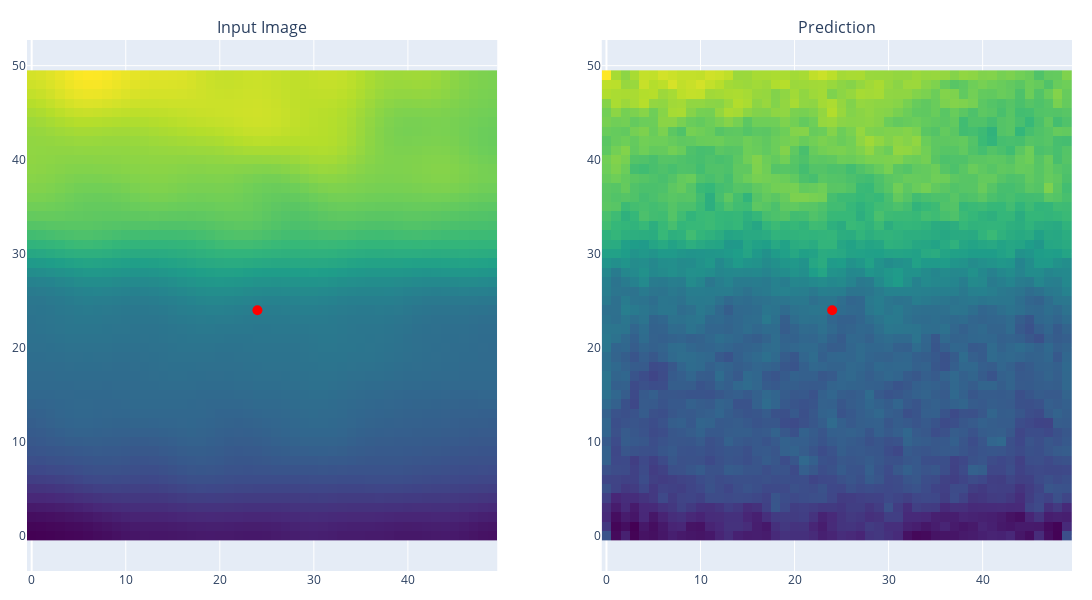
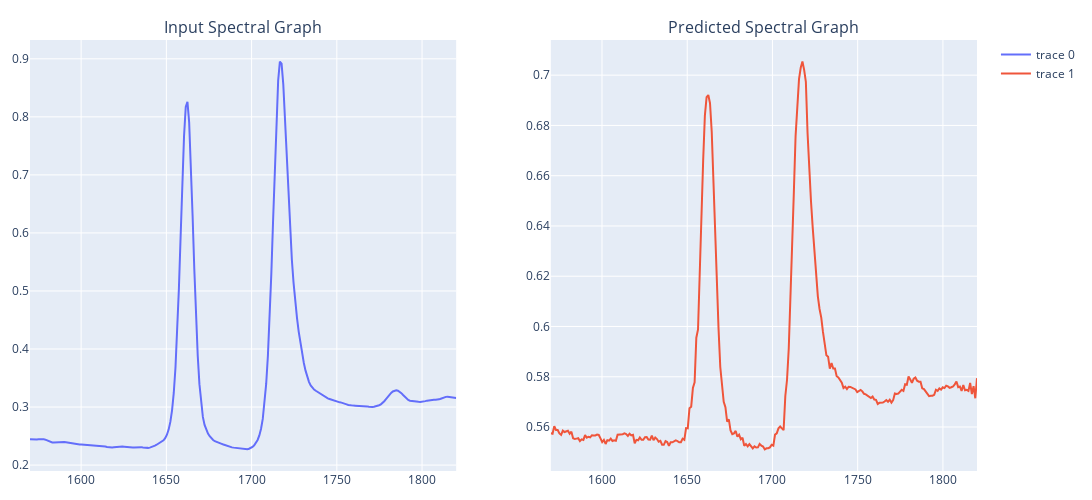

The cell these charts' notebook holds for them, in order:
### Code cell
try: 
    for epoch in range(epochs):
        total_loss = 0
        for batch in train_loader:
            x = batch[0].to(device)  # Access the first element of the batch
            
            optimizer.zero_grad()
            
            x_recon, mean, logvar = model(x)
            
            # Compute loss (using MSE and KL divergence)
            recon_loss = F.mse_loss(x_recon, x, reduction='sum')
            kl_loss = -0.5 * torch.sum(1 + logvar - mean.pow(2) - logvar.exp())
            loss = recon_loss + kl_loss
            
            loss.backward()
            optimizer.step()
            
            total_loss += loss.item()

            # Create new inference visualizations
            fig_images, fig_spectra = visualize_inference(model, test_sample[0], train_image_viz, energy_range, 24, 24) 

            # Display updated plots
            clear_output(wait=True)
            fig_images.show()
            fig_spectra.show()

            print(f'Epoch: {epoch}, Test set ELBO: {loss:.4f}')
        
except KeyboardInterrupt:
    print("Training interrupted. Saving the model...")

### Figure 1 — Plotly figure (JSON) as saved in the notebook; plotly's stock layout.template omitted (floating-point values rounded to 4 significant figures; data arrays with more than 128 entries replaced by an {"elided": "..."} marker saying what was removed)
{"data": [{"colorscale": [[0, "#440154"], [0.1111, "#482878"], [0.2222, "#3e4989"], [0.3333, "#31688e"], [0.4444, "#26828e"], [0.5556, "#1f9e89"], [0.6667, "#35b779"], [0.7778, "#6ece58"], [0.8889, "#b5de2b"], [1, "#fde725"]], "showscale": false, "type": "heatmap", "xaxis": "x", "yaxis": "y", "z": {"elided": "50x50 float values"}}, {"marker": {"color": "red", "size": 10}, "mode": "markers", "showlegend": false, "type": "scatter", "x": [24], "xaxis": "x", "y": [24], "yaxis": "y"}, {"colorscale": [[0, "#440154"], [0.1111, "#482878"], [0.2222, "#3e4989"], [0.3333, "#31688e"], [0.4444, "#26828e"], [0.5556, "#1f9e89"], [0.6667, "#35b779"], [0.7778, "#6ece58"], [0.8889, "#b5de2b"], [1, "#fde725"]], "showscale": false, "type": "heatmap", "xaxis": "x2", "yaxis": "y2", "z": {"elided": "50x50 float values"}}, {"marker": {"color": "red", "size": 10}, "mode": "markers", "showlegend": false, "type": "scatter", "x": [24], "xaxis": "x2", "y": [24], "yaxis": "y2"}], "layout": {"annotations": [{"font": {"size": 16}, "showarrow": false, "text": "Input Image", "x": 0.225, "xanchor": "center", "xref": "paper", "y": 1, "yanchor": "bottom", "yref": "paper"}, {"font": {"size": 16}, "showarrow": false, "text": "Prediction", "x": 0.775, "xanchor": "center", "xref": "paper", "y": 1, "yanchor": "bottom", "yref": "paper"}], "height": 600, "margin": {"b": 20, "l": 20, "r": 20, "t": 40}, "width": 1200, "xaxis": {"anchor": "y", "domain": [0, 0.45]}, "xaxis2": {"anchor": "y2", "domain": [0.55, 1]}, "yaxis": {"anchor": "x", "domain": [0, 1], "scaleanchor": "x", "scaleratio": 1}, "yaxis2": {"anchor": "x2", "domain": [0, 1], "scaleanchor": "x2", "scaleratio": 1}}}

### Figure 2 — Plotly figure (JSON) as saved in the notebook; plotly's stock layout.template omitted (floating-point values rounded to 4 significant figures; data arrays with more than 128 entries replaced by an {"elided": "..."} marker saying what was removed)
{"data": [{"type": "scatter", "x": {"elided": "250 float values"}, "xaxis": "x", "y": {"elided": "250 float values"}, "yaxis": "y"}, {"type": "scatter", "x": {"elided": "250 float values"}, "xaxis": "x2", "y": {"elided": "250 float values"}, "yaxis": "y2"}], "layout": {"annotations": [{"font": {"size": 16}, "showarrow": false, "text": "Input Spectral Graph", "x": 0.225, "xanchor": "center", "xref": "paper", "y": 1, "yanchor": "bottom", "yref": "paper"}, {"font": {"size": 16}, "showarrow": false, "text": "Predicted Spectral Graph", "x": 0.775, "xanchor": "center", "xref": "paper", "y": 1, "yanchor": "bottom", "yref": "paper"}], "height": 500, "margin": {"b": 20, "l": 20, "r": 20, "t": 40}, "width": 1200, "xaxis": {"anchor": "y", "domain": [0, 0.45]}, "xaxis2": {"anchor": "y2", "domain": [0.55, 1]}, "yaxis": {"anchor": "x", "domain": [0, 1]}, "yaxis2": {"anchor": "x2", "domain": [0, 1]}}}
